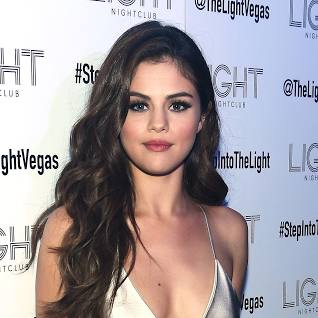
#> input picture Selena.jpg, 318 x 318 px, found by its file name
$ jupyter execute 'Blur Face.ipynb'
#> lines starting #> are read from the running program, lines starting #| are printed output that depends on the picture; after the words box and inside, x2 and y2 are one past the last pixel; in counts of white or black regions, pixels touching at a corner belong together
#> further down, image is the input picture: shape (318, 318, 3); mean B, G, R 161.4, 156.8, 165.2
### Importing Libraries

[cell 1]
import cv2

### Load the pre-trained face detection model:

[cell 2]
face_cascade = cv2.CascadeClassifier('haarcascade_frontalface_default.xml')

### Define a function to blur the faces in an image:

[cell 3]
def blur_faces(image):
    faces = face_cascade.detectMultiScale(image, scaleFactor=1.1, minNeighbors=5)
#> faces = [[107, 67, 103, 103]]
    for (x, y, w, h) in faces:
        roi = image[y:y+h, x:x+w]
        roi = cv2.GaussianBlur(roi, (23, 23), 30)
        image[y:y+h, x:x+w] = roi
#> this loop made 1 pass
#> pass 1, in blur_faces, `roi = image[y:y+h, x:x+w]`:
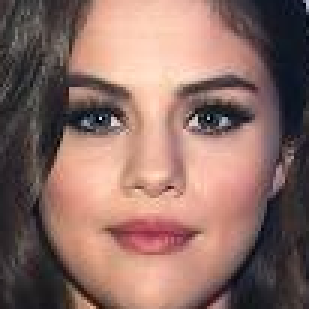
#> roi: shape (103, 103, 3) (shown 3 times larger); mean B, G, R 101.2, 108.9, 140.6
#> pass 1, in blur_faces, `roi = cv2.GaussianBlur(roi, (23, 23), 30)`:
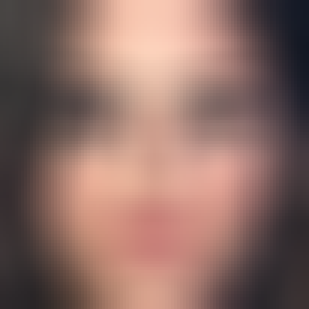
#> roi: shape (103, 103, 3) (shown 3 times larger); mean B, G, R 101.3, 109, 140.8
#> after the loop:
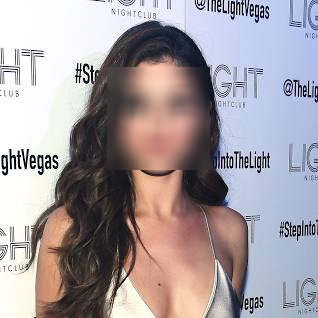
#> image: shape (318, 318, 3); 10.48% of pixels changed, all inside (x1, y1, x2, y2) = (107, 67, 210, 170)
    return image

### Load the image file

[cell 4]
image = cv2.imread('G:\Q1 Progress soft\Selena.jpg')
